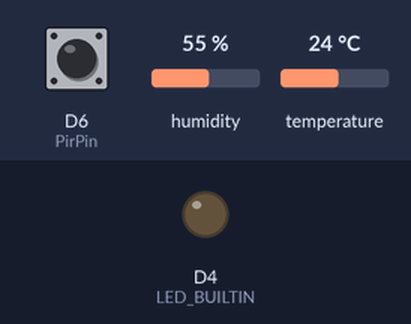
The sketch below on a simulated ESP8266 (NodeMCU). Parts: output pins drawn as LEDs (lit = HIGH, except the on-board LED, lit = LOW). The inputs (shaded band) are chosen by the test bench; at power-on: D6 (PirPin) LOW, humidity 55 %, temperature 24 °C. WiFi joins after 1.5 s; servers stay silent unless stated; web services answer with replies made up by the test bench; what the sketch prints to the serial monitor is not drawn.

Above: at 0.1 s.
At 5.7 s:
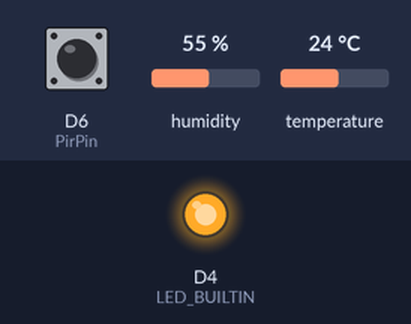
5.8 s: D6 (PirPin) pulsed HIGH 2 times (0.12 s each, 0.3 s apart)
Timing chart, 0 to 8.8 s (numbered marks = the images above; inputs shaded):
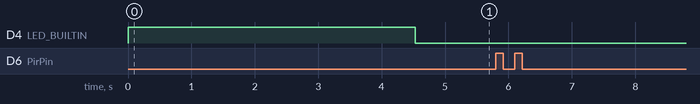

Measured:
- after the input at 5.8 s, every drawn part: stays the same

The sketch:

parcel_notification_telegram.ino
```cpp
#include <ESP8266WiFi.h>
#include <WiFiClientSecure.h>
#include <DHT.h>

#define WIFI_SSID "Thana"
#define WIFI_PASSWORD "021952324"

#define TELEGRAM_BOT_TOKEN "7964236691:AAFWEbcNk4hsu2yMDIg05_NN1T4sqD9JCBY"  // เปลี่ยนตรงนี้
#define TELEGRAM_CHAT_ID "-4818046120"                                       // เปลี่ยนตรงนี้ เป็น chat ID ของกลุ่มหรือผู้ใช้

#define PirPin D6
#define DHTPIN D7
#define DHTTYPE DHT11

DHT dht(DHTPIN, DHTTYPE);
String message1 = "📦 พัสดุจัดส่งเรียบร้อยแล้ว";  //  ข้อความ

bool beep_state = false;
bool send_state = false;
uint32_t ts, ts1, ts2;

void setup() {
  Serial.begin(115200);
  Serial.println();

  pinMode(PirPin, INPUT);
  pinMode(LED_BUILTIN, OUTPUT);
  digitalWrite(LED_BUILTIN, HIGH);

  dht.begin();

  Serial.println("connecting");
  WiFi.mode(WIFI_STA);
  WiFi.begin(WIFI_SSID, WIFI_PASSWORD);

  while (WiFi.status() != WL_CONNECTED) {
    Serial.print(".");
    delay(500);
  }
  Serial.println();
  Serial.print("connected: ");
  Serial.println(WiFi.localIP());

  delay(3000);
  Serial.println("Pir Ready!!");

  read_sensor();
  ts = ts1 = ts2 = millis();
}

void loop() {
  ts = millis();

  if (WiFi.status() == WL_CONNECTED) {
    digitalWrite(LED_BUILTIN, LOW);
  } else {
    digitalWrite(LED_BUILTIN, HIGH);
  }

  if ((ts - ts2 >= 60000) && (WiFi.status() == WL_CONNECTED)) {
    read_sensor();
    ts2 = ts;
  }

  if ((ts - ts1 >= 1000) && (beep_state == true)) {
    beep_state = false;
    ts1 = ts;
  }

  if ((digitalRead(PirPin) == HIGH) && (beep_state == false) && (WiFi.status() == WL_CONNECTED)) {
    while (digitalRead(PirPin) == HIGH) delay(100);
    Serial.println("Detect !");
    sendTelegramMessage(message1);
    beep_state = true;
  }

  delay(10);
}

void sendTelegramMessage(String message) {
  WiFiClientSecure client;
  client.setInsecure();  // ข้ามการตรวจสอบใบรับรอง SSL

  const char* host = "api.telegram.org";
  if (!client.connect(host, 443)) {
    Serial.println("Telegram connection failed");
    return;
  }

  String url = "/bot" + String(TELEGRAM_BOT_TOKEN) + "/sendMessage";
  String postData = "chat_id=" + String(TELEGRAM_CHAT_ID) + "&text=" + urlencode(message);

  client.println("POST " + url + " HTTP/1.1");
  client.println("Host: " + String(host));
  client.println("Content-Type: application/x-www-form-urlencoded");
  client.print("Content-Length: ");
  client.println(postData.length());
  client.println();
  client.print(postData);

  while (client.connected()) {
    String line = client.readStringUntil('\n');
    if (line == "\r") break;
  }

  String response = client.readString();
  Serial.println("Telegram Response: " + response);
}

//  รองรับ UTF-8 encoding สำหรับภาษาไทยและอีโมจิ
String urlencode(String str) {
  String encodedString = "";
  const char* pstr = str.c_str();

  while (*pstr) {
    unsigned char c = *pstr;
    if (isalnum(c) || c == '-' || c == '_' || c == '.' || c == '~') {
      encodedString += (char)c;
    } else {
      char hex[4];
      sprintf(hex, "%%%02X", c);
      encodedString += hex;
    }
    pstr++;
  }

  return encodedString;
}

void read_sensor() {
  float h = dht.readHumidity();
  float t = dht.readTemperature();

  if (isnan(h) || isnan(t)) {
    Serial.println("Failed to read from DHT sensor!");
    return;
  }

  Serial.print("Temperature: ");
  Serial.print(t);
  Serial.println(" *C ");
}
```
